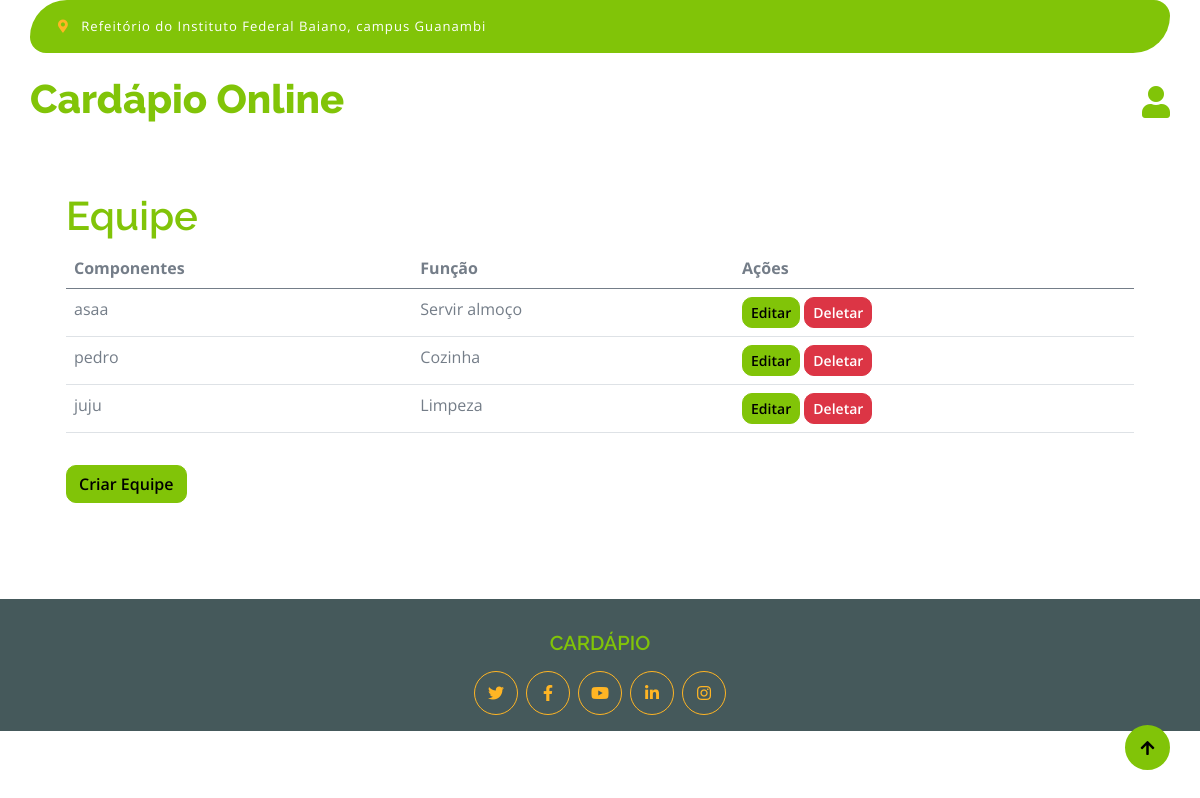
The page /equipe/listar/ on the database its author committed.
### equipeTrabalho/models.py (models this page shows)
class Equipe(models.Model):
    FUNCAO_CHOICES = [
        ('Cozinha', 'Cozinha'),
        ('Servir almoço', 'Servir almoço'),
        ('Limpeza', 'Limpeza')
    ]
    componentes = models.TextField()
    funcao = models.CharField(max_length=50, choices=FUNCAO_CHOICES, default='Cozinha')

### equipeTrabalho/views.py (the view)
# urls.py: path('listar/', views.list_equipe, name='list_equipe'),
def list_equipe(request):
    equipes = Equipe.objects.all()
    is_nutricionista = request.user.groups.filter(name='nutricionista').exists()
    contexto = {
        'equipes': equipes,
        'isNutri': is_nutricionista,
    }
    return render(request, 'equipe/equipe.html', contexto)

### templates/equipe/equipe.html
{% extends 'base.html' %}
{% block content %}
<div class="container-fluid py-5">
    <div class="container py-5">
        <h1 class="text-primary">Equipe</h1>
        <table class="table">
            <thead>
                <tr>
                    <th scope="col">Componentes</th>
                    <th scope="col">Função</th>
                    <th scope="col">Ações</th>
                </tr>
            </thead>
            <tbody>
                {% for equipe in equipes %}
                <tr>
                    <td>{{ equipe.componentes }}</td>
                    <td>{{ equipe.funcao }}</td>
                    <td>
                        <a href="{% url 'update_equipe' equipe.id %}" class="btn btn-sm btn-primary">Editar</a>
                        <a href="{% url 'delete_equipe' equipe.id %}" class="btn btn-sm btn-danger">Deletar</a>
                    </td>
                </tr>
                {% endfor %}
            </tbody>
        </table>
        <a href="{% url 'create_equipe' %}" class="btn btn-primary mt-3">Criar Equipe</a>
    </div>
</div>
{% endblock %}

### static/css/style.css (style rules this page uses)
.btn { font-weight: 600; transition: .5s; }

### rows shown on the page
Equipe: componentes "asaa", funcao "Servir almoço"
Equipe: componentes "pedro", funcao "Cozinha"
Equipe: componentes "juju", funcao "Limpeza"
